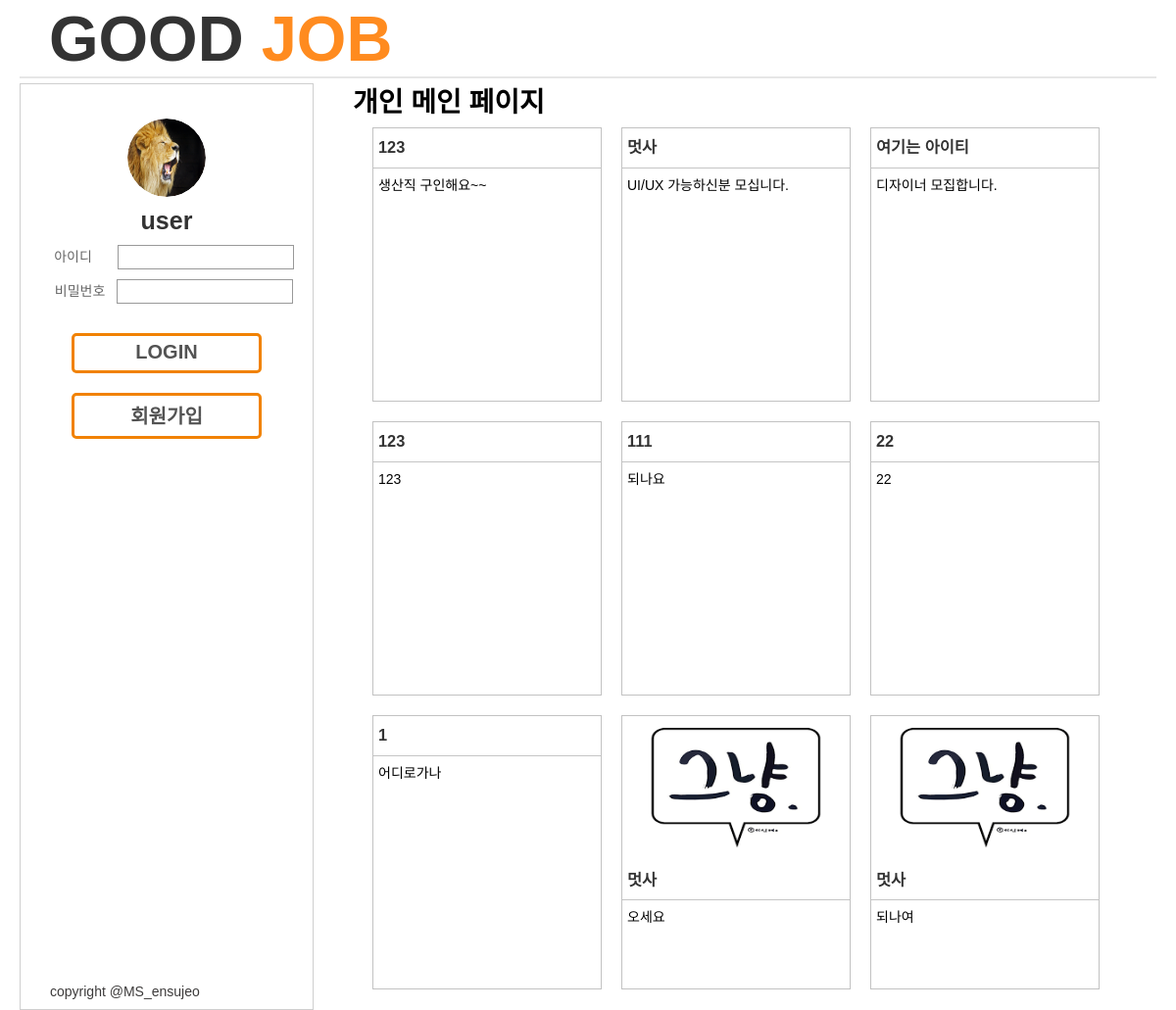
Before: /memo/user_home/ with the older database file.
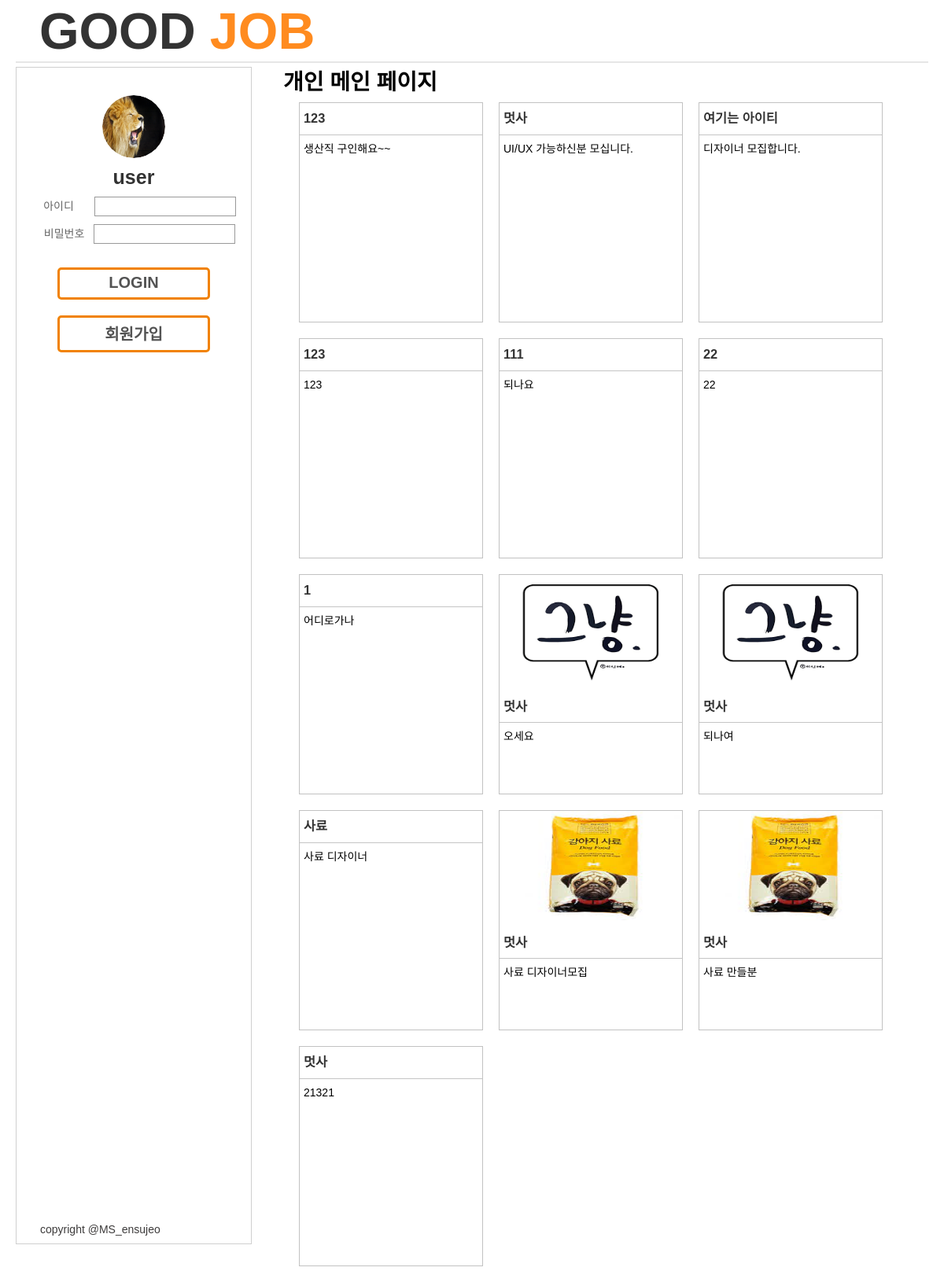
After: the same page with the newer database file.
### memo/models.py (models this page shows, shortened)
class Memo(models.Model):
    company = models.CharField('기업이름',max_length=200)
    address = models.CharField('주소', max_length=200)
    pic = models.ImageField("사진", blank=True)
    URL = models.CharField('URL', max_length=200)
    pic = models.ImageField('기업로고', blank=True)
    representative = models.CharField('대표자명', max_length=200)
    telephone = models.CharField("전화번호", max_length=200)
    business = models.CharField("분야", max_length=200)
    volume = models.CharField("모집인원", max_length=200)
    advantage = models.CharField("복리후생", max_length=200)
    type = models.CharField("직종",max_length=200)
    money = models.CharField("급여",max_length=200)
    grade = models.CharField("학력",max_length=200)
    diversification = models.CharField("고용형태",max_length=200)
    career = models.CharField("경력",max_length=200)
    time = models.CharField("근무시간",max_length=200)
    content = models.CharField("직무내용",max_length=200)
    etc = models.TextField("기타사항",blank=True)
    created_at = models.DateTimeField('생성날짜', auto_now_add=True) #생성될때 픽스됨
    modified_at = models.DateTimeField('수정날짜', auto_now=True)#수정할때마다 바뀜

### memo/views.py (the view)
# urls.py: path('user_home/', user_home, name="user_home"),
def user_home(request):
    context = dict()
    request.POST.get('mydata')
    all_memo = Memo.objects.all()
    context['all_memo'] = all_memo
    return render(request, 'user_home.html',context)

### memo/templates/user_home.html (shortened to what this page needs)
{% extends 'base.html' %}
{% load static %}
{% block extrahead %}
<link rel="stylesheet" href="{% static 'css/user_home.css' %}">
{% endblock %}
{% block user_logo %}
<a href="{% url 'user_home' %}">
  <span>GOOD </span><span class="logo1">JOB</span>
</a>
{% endblock %}
{% block nav_profile %}
<img class="pro_box" src="{% static 'image/lion.jpg' %}" />
{% endblock %}
{% block nav_name %}
<p class="nav_name">user</p>
{% endblock %}
{% block nav_info %}
<p class="user_login">
  <form method="POST">
    <div class="int-area">
        <label for="id" class="labelid">아이디</label>
        <input type="text" name="id" id="id" autocomplete="off" required width="300px">
    </div>
    <div class="int-area">
        <label for="pw" class="labelpw">비밀번호</label>
        <input type="password" name="pw" id="pw" autocomplete="off" required>
    </div>
    <div class="btn-area">
        <button class="enroll_btn" type="submit">LOGIN</button>
    </div>
</form>
<a class="u_sign_up" href="{% url 'user_sign_up' %}">
  <button class="enroll_btn" type="submit">회원가입</button>
</a>
</p>
{% endblock %}
{% block contents %}
<!DOCTYPE html>
<html lang="en">
<head>
  <link rel="stylesheet" href="{% static 'css/user_home.css' %}" />
</head>
<body>
<div id="main" class='my'>
  <h1>개인 메인 페이지</h1>
  <div class="contents">
    {% for i in all_memo %}
    <div class="box">
      {% if i.pic %}
      <img src="{{i.pic.url}}" alt="logo">
      {% endif %}
      <a href="{% url 'user_detail' i.id %}"><h3>{{i.company}}</h3></a>
      <p>{{i.etc}}</p>
    </div>
    {%endfor%}
  </div>
</div>
</body>
</html>
{% endblock %}

### templates/base.html (shortened to what this page needs)
{% load static %}
<!DOCTYPE html>
<html lang="en">
<head>
    <link rel="stylesheet" href="{% static 'css/base.css' %}">
    {% block extrahead %}
    {% endblock %}
</head>
<body>
    <div class="frame">
        <div class="header">
            <div class="helper">
                <div class="logo_home">
                    {% block user_logo %}{% endblock %}
                </div>
            </div>
        </div>
        <div class="container">
            {% block nav %}
            <div class="nav">
                <br>
                <div class="pro_box">
                    {% block nav_profile %}
                    {% endblock %}
                </div>
                <p class="nav_name">
                    {% block nav_name %}
                    {% endblock %}
                </p>
                <div class="nav_info">
                    {% block nav_info %}
                    {% endblock %}
                </div>
                <ul class="nav_list">
                </ul>
                <div class="footer">
                    <p class="copyright">copyright @MS_ensujeo</p>
                </div>
            </div>
            {% endblock %}
            <div class="content">
                {% block contents %}
                {% endblock %}
            </div>
        </div>
    </div>
</body>
</html>

### basestatic/css/base.css (style rules this page uses)
a,a:visited { text-decoration:none; color: #333; }
* { box-sizing: border-box; }
body { font:14px/1.8 Arial, Helvetica, sans-serif; min-height: 100vh; position: relative; margin: 0; padding-left: 20px; padding-right: 20px; }
.frame { margin: 0 auto; min-height: 100vh; position: relative; }
.header { background-color: #ffffff; border-bottom: 2px solid rgba(212, 212, 212, 0.568); position: relative; top:0px; width:100%; height: 80px; padding:10px; z-index:5; }
.helper { vertical-align: middle; display: inline-block; position: relative; top: 50%; transform: translateY(-50%); }
.logo_home { display: inline; padding-left: 20px; height: 60px; width: 70px; font-size: 65px; font-weight: bold; }
.logo1 { color: #ff8b1f; }
.nav { width: 300px; height: 91.8%; background-color: #ffffff; color: #333; text-align: center; position: absolute; left:0px; margin-top: 5px; padding:10px; z-index:5; border: 1.5px solid #cfcfcf; }
.pro_box { width: 80px; height: 80px; border-radius: 70%; overflow: hidden; display: block; margin: auto; }
.nav_name { font-size: 25px; font-weight: bold; margin: 2px; }
.nav_info { margin: 0; }
.nav_list { list-style: none; margin: 0; padding: 10px 0; }
.content { margin-left: 300px; padding-top: 0px; padding-left: 40px; padding-right: 40px; }
.footer { position: absolute; text-align: center; bottom:0; height: 50px; color:rgb(61, 59, 59); padding:20px; z-index: 6; }
.copyright { margin: 0; }

### memo/static/css/user_home.css (style rules this page uses)
* { margin: 0; padding: 0; box-sizing: border-box; }
img { height: 200px; width:200px; }
#main { position: relative; top: 0; width: 100%; padding-left: 0px; margin-top: 0px; height: 100%; z-index: 8; }
#main .contents { margin: 0 20px; width: 100%; height: 100%; position: relative; }
.contents:after { content:""; display: block; clear: both; }
.contents .box { float: left; display: inline-block; margin: 0 20px 20px 0; max-width: 500px; min-width: 200px; width: 30%; height: 280px; border: 1px solid rgb(194, 194, 194); background-color: white; overflow: hidden; }
.box img { width: 100%; height: 50%; background-color: gray; }
.box h3 { border-bottom: 1px solid rgb(197, 197, 197); padding: 5px; }
.box p { padding: 5px; }
.enroll_btn { float: center; min-height: 25px; width: 70%; background-color: rgb(255, 255, 255); }
button { background: none; border: 3px solid rgb(241, 130, 3); border-radius: 5px; color: rgb(83, 83, 83); display: block; font-size: 20px; font-weight: bold; margin: 1em auto; padding-top: 5px; padding-bottom: 7px; position: relative; text-transform: uppercase; }
button::before, button::after { background: #fff; content: ''; position: absolute; z-index: -10; }
#id, #pw { width:180px; height:25px; border: 1px solid #999; box-sizing:border-box; margin-bottom: 10px; }
.labelid { font-size:14px; color:#666; margin-left:15px; margin-right:22px; }
.labelpw { font-size:14px; color:#666; margin-left:15px; margin-right:8px; }

Changed rows visible on the page:
added Memo: company "사료", etc "사료 디자이너"
added Memo: pic (picture), company "멋사", etc "사료 디자이너모집"
added Memo: pic (picture), company "멋사", etc "사료 만들분"
added Memo: company "멋사", etc "21321"
